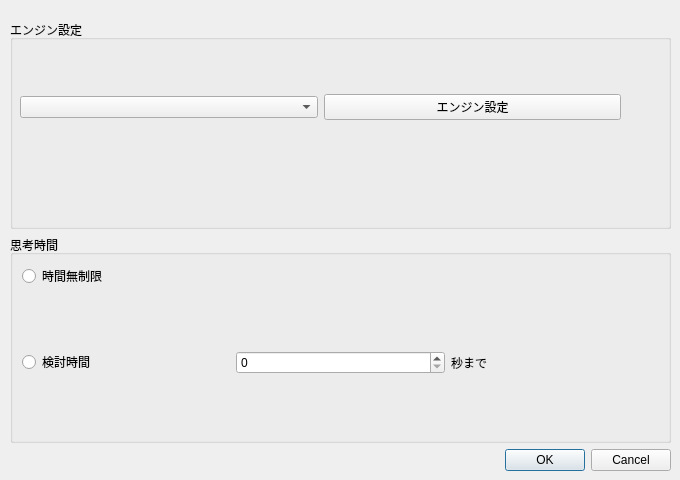
<?xml version="1.0" encoding="UTF-8"?>
<ui version="4.0">
 <class>ConsiderationDialog</class>
 <widget class="QDialog" name="ConsiderationDialog">
  <property name="geometry">
   <rect>
    <x>0</x>
    <y>0</y>
    <width>680</width>
    <height>480</height>
   </rect>
  </property>
  <property name="windowTitle">
   <string>検討</string>
  </property>
  <widget class="QWidget" name="layoutWidget">
   <property name="geometry">
    <rect>
     <x>10</x>
     <y>20</y>
     <width>661</width>
     <height>451</height>
    </rect>
   </property>
   <layout class="QVBoxLayout" name="verticalLayout_5">
    <item>
     <widget class="QGroupBox" name="groupBox">
      <property name="title">
       <string>エンジン設定</string>
      </property>
      <widget class="QWidget" name="verticalLayoutWidget_2">
       <property name="geometry">
        <rect>
         <x>10</x>
         <y>40</y>
         <width>601</width>
         <height>95</height>
        </rect>
       </property>
       <layout class="QVBoxLayout" name="verticalLayout_2">
        <item>
         <layout class="QHBoxLayout" name="horizontalLayout_4">
          <item>
           <widget class="QComboBox" name="comboBoxEngine1"/>
          </item>
          <item>
           <widget class="QPushButton" name="engineSetting">
            <property name="text">
             <string>エンジン設定</string>
            </property>
           </widget>
          </item>
         </layout>
        </item>
       </layout>
      </widget>
     </widget>
    </item>
    <item>
     <widget class="QGroupBox" name="groupBox_2">
      <property name="title">
       <string>思考時間</string>
      </property>
      <layout class="QVBoxLayout" name="verticalLayout_4">
       <item>
        <layout class="QVBoxLayout" name="verticalLayout_3">
         <item>
          <layout class="QHBoxLayout" name="horizontalLayout_5">
           <item>
            <widget class="QRadioButton" name="unlimitedTimeRadioButton">
             <property name="text">
              <string>時間無制限</string>
             </property>
            </widget>
           </item>
          </layout>
         </item>
        </layout>
       </item>
       <item>
        <layout class="QVBoxLayout" name="verticalLayout">
         <item>
          <layout class="QHBoxLayout" name="horizontalLayout_6">
           <item>
            <widget class="QRadioButton" name="considerationTimeRadioButton">
             <property name="text">
              <string>検討時間</string>
             </property>
            </widget>
           </item>
           <item>
            <widget class="QSpinBox" name="byoyomiSec"/>
           </item>
           <item>
            <widget class="QLabel" name="label_4">
             <property name="text">
              <string>秒まで</string>
             </property>
            </widget>
           </item>
          </layout>
         </item>
        </layout>
       </item>
      </layout>
     </widget>
    </item>
    <item>
     <widget class="QDialogButtonBox" name="buttonBox">
      <property name="standardButtons">
       <set>QDialogButtonBox::StandardButton::Cancel|QDialogButtonBox::StandardButton::Ok</set>
      </property>
     </widget>
    </item>
   </layout>
  </widget>
 </widget>
 <resources/>
 <connections/>
</ui>
